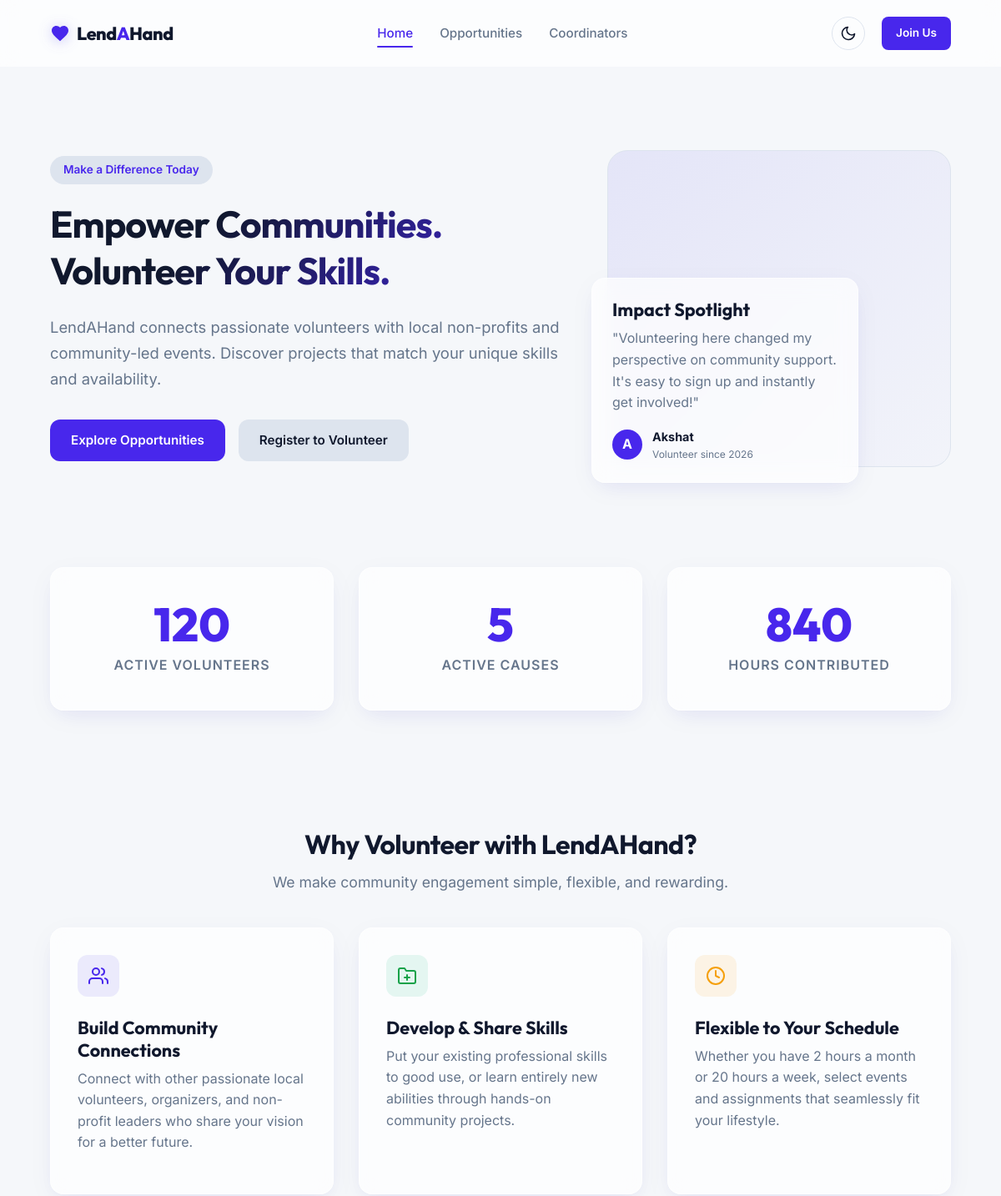
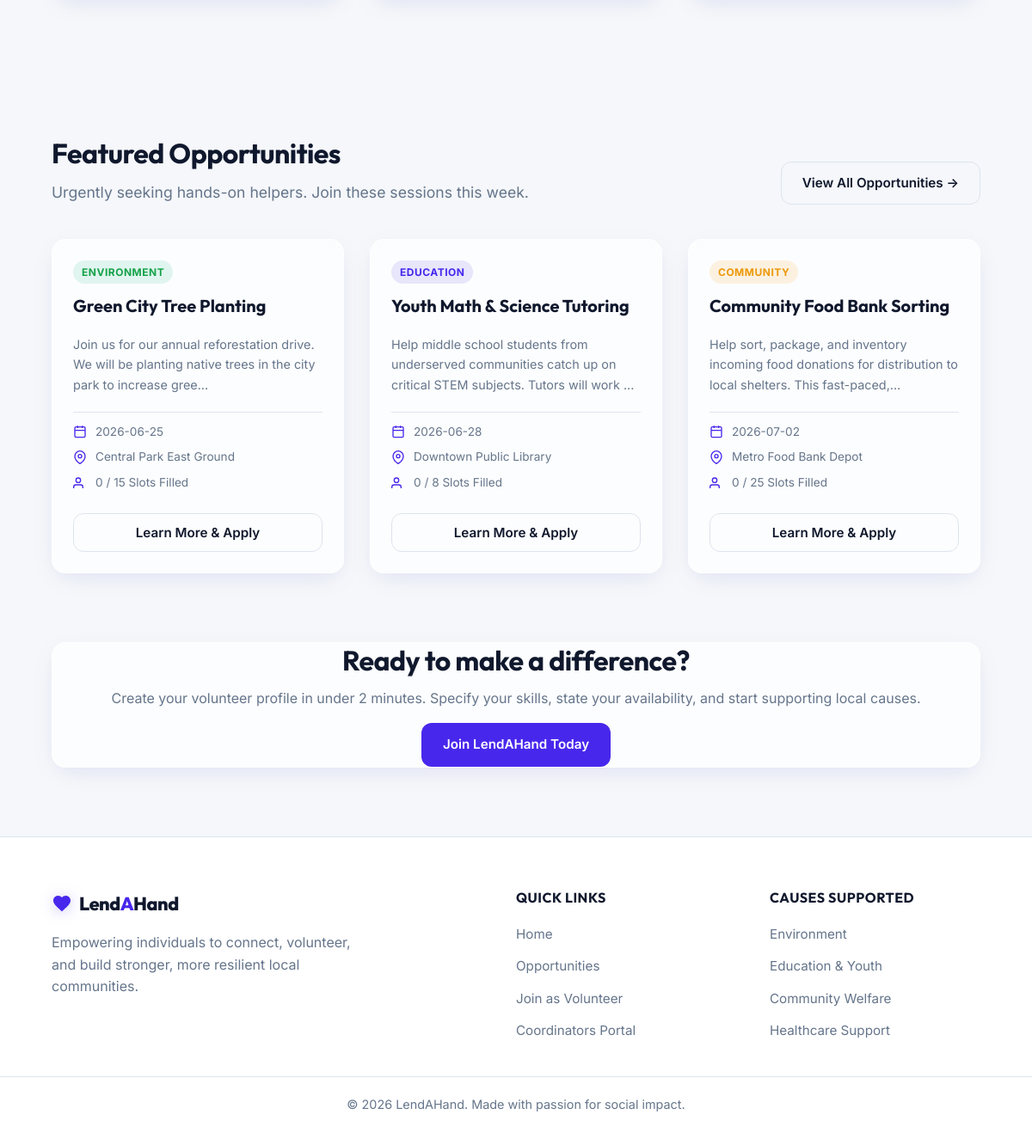
The page / on the database its author committed (2 pictures, top to bottom).
### models.py (models this page shows)
class Opportunity(db.Model):
    __tablename__ = 'opportunities'
    id = db.Column(db.Integer, primary_key=True)
    title = db.Column(db.String(150), nullable=False)
    description = db.Column(db.Text, nullable=False)
    category = db.Column(db.String(50), nullable=False)  # Environment, Education, Healthcare, Disaster Relief, Community
    date = db.Column(db.String(50), nullable=False)  # YYYY-MM-DD
    time = db.Column(db.String(50), nullable=False)  # e.g. "10:00 AM - 02:00 PM"
    location = db.Column(db.String(150), nullable=False)
    required_skills = db.Column(db.String(300), nullable=True)  # comma-separated list
    max_slots = db.Column(db.Integer, nullable=False, default=10)
    slots_filled = db.Column(db.Integer, nullable=False, default=0)
    status = db.Column(db.String(20), default='Active')  # Active, Archived
    applications = db.relationship('Application', backref='opportunity', lazy=True, cascade="all, delete-orphan")

### app.py (the view)
@app.route('/')
def home():
    volunteers_count = Volunteer.query.count()
    opps_count = Opportunity.query.filter_by(status='Active').count()
    total_hours = db.session.query(db.func.sum(Application.hours_logged)).scalar() or 0
    total_hours = round(total_hours, 1)
    featured_opps = Opportunity.query.filter_by(status='Active').limit(3).all()
    return render_template('index.html',
                           volunteers_count=volunteers_count + 120, # Add seed offset
                           opps_count=opps_count,
                           total_hours=total_hours + 840, # Add seed offset
                           featured_opps=featured_opps)

### app.py (called while the page is built)
@app.context_processor
def inject_user():
    user = None
    if 'volunteer_id' in session:
        user = Volunteer.query.get(session['volunteer_id'])
    return dict(current_user=user)

### templates/index.html (shortened to what this page needs)
{% extends 'base.html' %}
{% block content %}
<section class="hero-section">
    <div class="container hero-container">
        <div class="hero-text">
            <span class="hero-badge">Make a Difference Today</span>
            <h1 class="gradient-text">Empower Communities. Volunteer Your Skills.</h1>
            <p class="hero-lead">LendAHand connects passionate volunteers with local non-profits and community-led events. Discover projects that match your unique skills and availability.</p>
            <div class="hero-btns">
                <a href="{{ url_for('opportunities') }}" class="btn btn-primary btn-lg">Explore Opportunities</a>
                {% if not session.get('volunteer_id') %}
                    <a href="{{ url_for('register') }}" class="btn btn-secondary btn-lg">Register to Volunteer</a>
                {% endif %}
            </div>
        </div>
        <div class="hero-image-placeholder">
            <div class="glass-card hero-card">
                <h3>Impact Spotlight</h3>
                <p>"Volunteering here changed my perspective on community support. It's easy to sign up and instantly get involved!"</p>
                <div class="spotlight-user">
                    <div class="avatar">A</div>
                    <div>
                        <strong>Akshat</strong>
                        <span>Volunteer since 2026</span>
                    </div>
                </div>
            </div>
        </div>
    </div>
</section>
<section class="stats-section">
    <div class="container grid grid-3">
        <div class="stat-card glass-card text-center">
            <div class="stat-num" id="stat-volunteers">{{ volunteers_count }}</div>
            <div class="stat-label">Active Volunteers</div>
        </div>
        <div class="stat-card glass-card text-center">
            <div class="stat-num" id="stat-opportunities">{{ opps_count }}</div>
            <div class="stat-label">Active Causes</div>
        </div>
        <div class="stat-card glass-card text-center">
            <div class="stat-num" id="stat-hours">{{ total_hours }}</div>
            <div class="stat-label">Hours Contributed</div>
        </div>
    </div>
</section>
<section class="features-section">
    <div class="container">
        <div class="section-header text-center">
            <h2>Why Volunteer with LendAHand?</h2>
            <p class="subheading">We make community engagement simple, flexible, and rewarding.</p>
        </div>
        <div class="grid grid-3 card-group">
            <div class="feature-card glass-card">
                <div class="icon-wrapper bg-violet">
                </div>
                <h3>Build Community Connections</h3>
                <p>Connect with other passionate local volunteers, organizers, and non-profit leaders who share your vision for a better future.</p>
            </div>
            <div class="feature-card glass-card">
                <div class="icon-wrapper bg-emerald">
                </div>
                <h3>Develop & Share Skills</h3>
                <p>Put your existing professional skills to good use, or learn entirely new abilities through hands-on community projects.</p>
            </div>
            <div class="feature-card glass-card">
                <div class="icon-wrapper bg-amber">
                    <svg width="24" height="24" viewBox="0 0 24 24" fill="none" stroke="currentColor" stroke-width="2" stroke-linecap="round" stroke-linejoin="round"><circle cx="12" cy="12" r="10"></circle><polyline points="12 6 12 12 16 14"></polyline></svg>
                </div>
                <h3>Flexible to Your Schedule</h3>
                <p>Whether you have 2 hours a month or 20 hours a week, select events and assignments that seamlessly fit your lifestyle.</p>
            </div>
        </div>
    </div>
</section>
<section class="featured-section">
    <div class="container">
        <div class="section-header-flex">
            <div>
                <h2>Featured Opportunities</h2>
                <p class="subheading">Urgently seeking hands-on helpers. Join these sessions this week.</p>
            </div>
            <a href="{{ url_for('opportunities') }}" class="btn btn-outline">View All Opportunities &rarr;</a>
        </div>
        <div class="grid grid-3 card-group">
            {% for opp in featured_opps %}
                <div class="opp-card glass-card">
                    <div class="opp-category-tag {{ opp.category.lower().replace(' ', '-') }}">{{ opp.category }}</div>
                    <h3>{{ opp.title }}</h3>
                    <p class="opp-desc-short">{{ opp.description[:110] }}...</p>
                    <div class="opp-details-list">
                        <div class="opp-detail-item">
                            <svg width="16" height="16" viewBox="0 0 24 24" fill="none" stroke="currentColor" stroke-width="2"><rect x="3" y="4" width="18" height="18" rx="2" ry="2"></rect><line x1="16" y1="2" x2="16" y2="6"></line><line x1="8" y1="2" x2="8" y2="6"></line><line x1="3" y1="10" x2="21" y2="10"></line></svg>
                            <span>{{ opp.date }}</span>
                        </div>
                        <div class="opp-detail-item">
                            <svg width="16" height="16" viewBox="0 0 24 24" fill="none" stroke="currentColor" stroke-width="2"><path d="M21 10c0 7-9 13-9 13s-9-6-9-13a9 9 0 0 1 18 0z"></path><circle cx="12" cy="10" r="3"></circle></svg>
                            <span>{{ opp.location }}</span>
                        </div>
                        <div class="opp-detail-item">
                            <svg width="16" height="16" viewBox="0 0 24 24" fill="none" stroke="currentColor" stroke-width="2"><path d="M17 21v-2a4 4 0 0 0-4-4H5a4 4 0 0 0-4 4v2"></path><circle cx="9" cy="7" r="4"></circle></svg>
                            <span>{{ opp.slots_filled }} / {{ opp.max_slots }} Slots Filled</span>
                        </div>
                    </div>
                    <div class="opp-card-footer">
                        <button onclick="openOpportunityModal({{ opp.id }})" class="btn btn-outline btn-full">Learn More & Apply</button>
                    </div>
                </div>
            {% endfor %}
        </div>
    </div>
</section>
{% if not session.get('volunteer_id') %}
<section class="cta-section">
    <div class="container">
        <div class="cta-banner glass-card text-center">
            <h2>Ready to make a difference?</h2>
            <p>Create your volunteer profile in under 2 minutes. Specify your skills, state your availability, and start supporting local causes.</p>
            <a href="{{ url_for('register') }}" class="btn btn-primary btn-lg">Join LendAHand Today</a>
        </div>
    </div>
</section>
{% endif %}
{% endblock %}

### static/css/components.css (style rules this page uses)
.glass-card { background-color: var(--glass-bg); backdrop-filter: blur(12px); -webkit-backdrop-filter: blur(12px); border: 1px solid var(--glass-border); border-radius: 16px; box-shadow: var(--glass-shadow), var(--shadow); transition: background-color var(--transition-normal), border var(--transition-normal), box-shadow var(--transition-normal); }
.btn { display: inline-flex; align-items: center; justify-content: center; font-family: var(--body-font); font-weight: 600; font-size: 0.95rem; padding: 12px 24px; border-radius: 12px; cursor: pointer; text-decoration: none; transition: transform var(--transition-fast), background-color var(--transition-fast), border-color var(--transition-fast), box-shadow var(--transition-fast), color var(--transition-fast); border: 1px solid transparent; }
.btn-primary { background-color: var(--accent-color); color: white; }
.btn-secondary { background-color: var(--border-color); color: var(--text-color); }
.btn-outline { background-color: transparent; border-color: var(--border-color); color: var(--text-color); }
.btn-full { width: 100%; }
.opp-card { padding: 24px; display: flex; flex-direction: column; position: relative; overflow: hidden; }
.opp-card h3 { margin-top: 12px; font-size: 1.25rem; line-height: 1.35; }
.opp-desc-short { font-size: 0.9rem; margin: 12px 0 20px 0; flex-grow: 1; }
.opp-details-list { display: flex; flex-direction: column; gap: 8px; margin-bottom: 24px; padding-top: 12px; border-top: 1px solid var(--border-color); }
.opp-detail-item { display: flex; align-items: center; gap: 10px; font-size: 0.85rem; color: var(--text-muted); }
.opp-detail-item svg { color: var(--accent-color); flex-shrink: 0; }
.opp-category-tag { align-self: flex-start; font-size: 0.75rem; font-weight: 700; text-transform: uppercase; padding: 4px 10px; border-radius: 30px; letter-spacing: 0.5px; }
.opp-category-tag.environment { background-color: rgba(16, 185, 129, 0.12); color: hsl(142, 76%, 36%); }
.opp-category-tag.education { background-color: rgba(79, 70, 229, 0.12); color: hsl(250, 84%, 54%); }
.opp-category-tag.community { background-color: rgba(245, 158, 11, 0.12); color: hsl(38, 92%, 48%); }

### rows shown on the page
Opportunity: category "ENVIRONMENT", title "Green City Tree Planting", description "Join us for our annual reforestation drive. We will be planting native trees in the city park to increase gree", date "2026-06-25", location "Central Park East Ground", slots_filled "0", max_slots "15"
Opportunity: category "EDUCATION", title "Youth Math & Science Tutoring", description "Help middle school students from underserved communities catch up on critical STEM subjects. Tutors will work", date "2026-06-28", location "Downtown Public Library", slots_filled "0", max_slots "8"
Opportunity: category "COMMUNITY", title "Community Food Bank Sorting", description "Help sort, package, and inventory incoming food donations for distribution to local shelters. This fast-paced,", date "2026-07-02", location "Metro Food Bank Depot", slots_filled "0", max_slots "25"

### other values the page prints
{{ volunteers_count }} "120"
{{ opps_count }} "5"
{{ total_hours }} "840"
